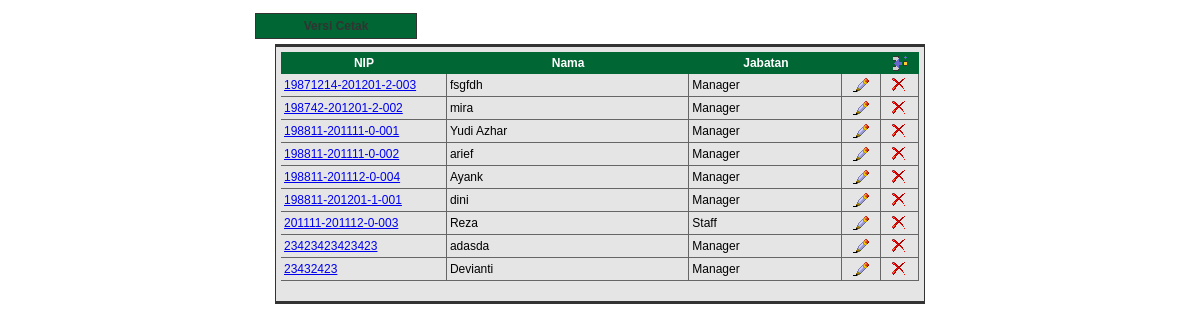
Page /karyawan.php on the committed database.
### tables this page shows
CREATE TABLE IF NOT EXISTS `mst_karyawan` (
  `id` int(11) NOT NULL auto_increment,
  `nip` char(50) NOT NULL,
  `nama_lengkap` varchar(100) default NULL,
  `tempat_lahir` varchar(50) default NULL,
  `tanggal_lahir` date default NULL,
  `jenis_kelamin` varchar(50) NOT NULL,
  `alamat_ktp` varchar(100) default NULL,
  `alamat_domisili` varchar(100) default NULL,
  `telp_hp` char(20) default NULL,
  `agama` char(15) default NULL,
  `pendidikan` varchar(5) NOT NULL,
  `status` varchar(20) NOT NULL,
  `alamat_email` varchar(100) default NULL,
  `jumlah_keluarga` tinyint(4) NOT NULL,
  `kode_jab` char(2) default NULL,
  `id_golongan` tinyint(4) default NULL,
  `photo` varchar(255) NOT NULL,
  PRIMARY KEY  (`id`)
);

CREATE TABLE IF NOT EXISTS `mst_jabatan` (
  `kode_jab` char(2) NOT NULL,
  `nama_jabatan` varchar(50) default NULL,
  PRIMARY KEY  (`kode_jab`)
);

### karyawan.php (the view, shortened to what this page needs)
<?
	$alamat = "?mod=karyawan";
	$aksi = $_GET[aksi];
?>
<!DOCTYPE html PUBLIC "-//W3C//DTD XHTML 1.0 Transitional//EN" "http://www.w3.org/TR/xhtml1/DTD/xhtml1-transitional.dtd">
<html xmlns="http://www.w3.org/1999/xhtml">
<head>
<link href="config/style.css" rel="stylesheet" type="text/css" />
</head>
<body>
<?
if (empty($aksi))
{
$q = mysql_query("select * from mst_karyawan a,mst_jabatan b
   where a.kode_jab = b.kode_jab and a.nip not in (select nip from mutasi_karyawan) order by a.nip")or die(mysql_error());
?>
<table width="700" border="0" align="center" cellpadding="0" cellspacing="0">
  <tr>
    <td><a href="ckaryawan.php" class="versicetak" target="_blank">Versi Cetak</a> </td>
  </tr>
</table>
<table width="650" border="0" align="center" cellpadding="0" cellspacing="0">
  <tr>
    <td class="bgform">
    	<table width="100%" border="0" cellspacing="0" cellpadding="0">
          <tr class="tabelsorot">
            <td width="26%" class="tabelheader">NIP</td>
            <td width="38%" class="tabelheader">Nama</td>
            <td width="24%" class="tabelheader">Jabatan</td>
            <td width="6%" class="tabelheader">&nbsp;</td>
             <?php if($_SESSION[bagian]!="karyawan"){?>
            <td width="6%" class="tabelheader"><a href="?mod=karyawan&aksi=tambah" title="Tambah Data Baru"><img src="images/b_insrow.png" width="16" height="16" border="0" /></a></td>
            <?php } ?>
          </tr>
<?
   while ($t = mysql_fetch_array($q))
   {
?>
      <tr class="tabelsorot">
        <td class="tabelisi"><a href="?mod=karyawan&aksi=view&id=<?=$t[nip]?>" title="View Detail"><?  echo $t[nip]; ?></a></td>
        <td class="tabelisi"><?  echo $t[nama_lengkap]; ?></td>
        <td class="tabelisi"><?  echo $t[nama_jabatan]; ?></td>
         <?php if($_SESSION[bagian]!="karyawan"){?>
        <td class="tabelisi" align="center">
		<? echo "<a href='$alamat&aksi=ubah&id=$t[nip]' title='Ubah'>"; ?><img src="images/b_edit.png" width="16" height="16" border="0" /></a></td>
        <td class="tabelisi" align="center">
		<? echo "<a href='$alamat&aksi=hapus&id=$t[nip]' title='Hapus'>"; ?><img src="images/b_drop.png" width="16" height="16" border="0" /></a></td>
        <?php } ?>
      </tr>
<? } ?>
      <tr>
        <td>&nbsp;</td>
        <td>&nbsp;</td>
        <td>&nbsp;</td>
        <td>&nbsp;</td>
        <td>&nbsp;</td>
      </tr>
    </table></td>
  </tr>
</table>
<p>&nbsp;</p>
<?
}
 ?>
</body>
</html>

### config/style.css (style rules this page uses)
.bgform { font-family: Georgia, "Times New Roman", Times, serif; font-size: 12px; font-weight: bold; color: #333333; text-decoration: none; background-color: #E5E5E5; background-repeat: repeat-y; display: block; padding: 5px; border-top-width: 3px; border-right-width: 1px; border-bottom-width: 3px; border-left-width: 1px; border-top-style: solid; border-right-style: solid; border-bottom-style: solid; border-left-style: solid; border-top-color: #333333; border-right-color: #333333; border-bottom-color: #333333; border-left-color: #333333; }
.tabelheader { font-family: Verdana, Arial, Helvetica, sans-serif; font-size: 12px; font-weight: bold; color: #FFFFFF; text-decoration: none; background-color: #063; text-align: center; margin: 3px; padding: 3px; }
.tabelisi { font-family: Verdana, Arial, Helvetica, sans-serif; font-size: 12px; color: #000000; text-decoration: none; margin: 3px; padding: 3px; border-top-width: 1px; border-right-width: 1px; border-bottom-width: 1px; border-left-width: 1px; border-bottom-style: solid; border-top-color: #666666; border-right-color: #666666; border-bottom-color: #666666; border-left-color: #666666; border-right-style: solid; font-weight: normal; }
.versicetak:link { font-family: Verdana, Arial, Helvetica, sans-serif; font-size: 12px; font-weight: bold; color: #333333; text-decoration: none; background-color: #063; text-align: center; display: block; margin: 5px; padding: 5px; width: 150px; border: 1px solid #333333; }

### rows in the picture
mst_karyawan: nip "19871214-201201-2-003", nama_lengkap "fsgfdh", kode_jab.nama_jabatan "Manager"
mst_karyawan: nip "198742-201201-2-002", nama_lengkap "mira", kode_jab.nama_jabatan "Manager"
mst_karyawan: nip "198811-201111-0-001", nama_lengkap "Yudi Azhar", kode_jab.nama_jabatan "Manager"
mst_karyawan: nip "198811-201111-0-002", nama_lengkap "arief", kode_jab.nama_jabatan "Manager"
mst_karyawan: nip "198811-201112-0-004", nama_lengkap "Ayank", kode_jab.nama_jabatan "Manager"
mst_karyawan: nip "198811-201201-1-001", nama_lengkap "dini", kode_jab.nama_jabatan "Manager"
mst_karyawan: nip "201111-201112-0-003", nama_lengkap "Reza", kode_jab.nama_jabatan "Staff"
mst_karyawan: nip "23423423423423", nama_lengkap "adasda", kode_jab.nama_jabatan "Manager"
mst_karyawan: nip "23432423", nama_lengkap "Devianti", kode_jab.nama_jabatan "Manager"
